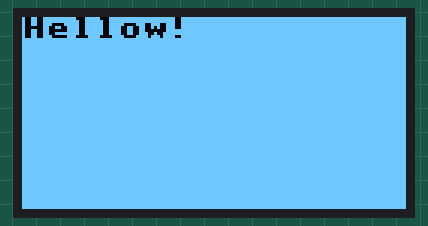
Simulated run of this program. Board: ESP32 board running MicroPython. On the bench: 128×64 one-colour display.

Above: at 0.12 s.
At 0.56 s:
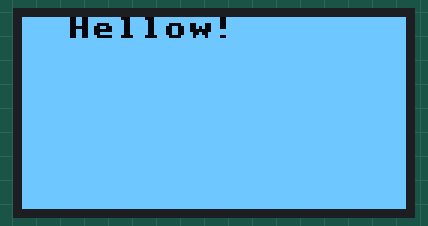
At 1.15 s:
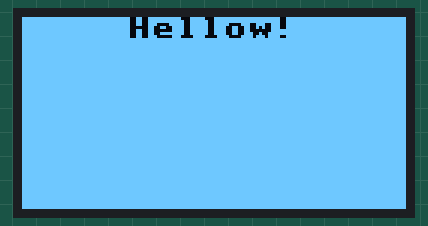
At 2.19 s:
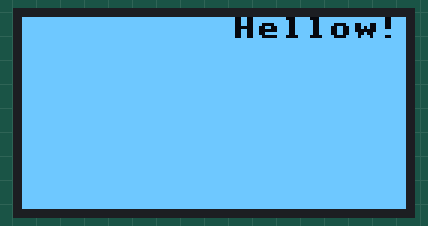
At 3.22 s:
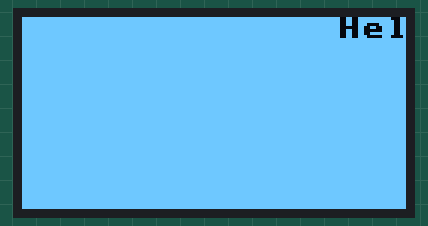
At 4.4 s:
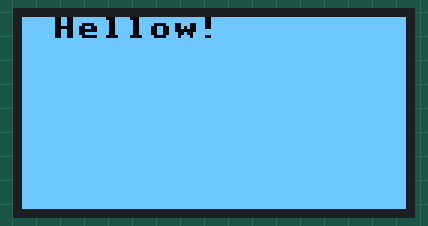

Measured:
- by itself, everything shown: repeats every 4.0 s, in 27 steps

The program:

03-scoring_text.py
```python
#Import libary
from machine import Pin,SoftI2C
from time import sleep
from ssd1306 import SSD1306_I2C

#Pin setup
oled_Pin = SoftI2C(scl=Pin(22),sda=Pin(21))

#OLED Interface
oled = SSD1306_I2C(128,64,oled_Pin)

#Screen Invert
oled.invert(1)

x_pos = 0
y_pos = 0
while True:
    oled.text("Hellow!",x_pos,y_pos)
    oled.show()
    sleep(0.1)
    oled.fill(0)
    oled.show()
    if x_pos > 125:
        x_pos = 0;
    else :
        x_pos = x_pos+5
    
```
